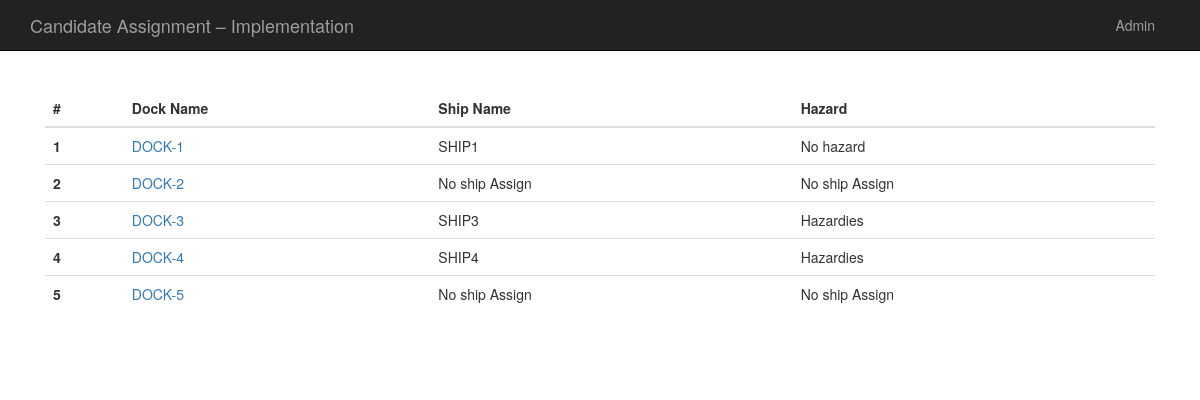
The page / on the database its author committed.
### dock/models.py (models this page shows, shortened)
class Dock(models.Model):
    name = models.CharField(
        _('Dock unique identifier'),
        max_length=150,
        unique=True,
    )
    class Meta:
        verbose_name = _('Dock')
        verbose_name_plural = _('Docks')
    def __unicode__(self):
        return self.name

### ship/models.py (models this page shows)
class Ship(models.Model):
    name = models.CharField(
        _('Ship unique identifier'),
        max_length=150,
        unique=True,
    )
    arrival_time = models.DateTimeField(
        _('Ship arrival time'),
    )
    description = models.TextField(
        _("Historic overview"),
    )
    class Meta:
        verbose_name = _('Ship')
        verbose_name_plural = _('Ships')
    def __unicode__(self):
        return self.name
    def get_hazard_status(self):
        if Container.objects.filter(ship=self, hazard__in=['1', '2']).exists():
            return "Hazardies"
        return "No hazard"

### ship/views.py (the view)
# urls.py: 2. Add a URL to urlpatterns:  url(r'^$', views.home, name='home')
def home(request):
    result = []
    for item in Dock.objects.all():
        try:
            ship = Job.objects.filter(dock=item, job_status='2').order_by('-id')[0].ship
        except IndexError:
            ship = None
        result.append(
            {
                'dock': item,
                'ship': ship
            }
        )
    context = {
        'result': result
    }
    return render(request, 'index.html', context)

### templates/index.html
{% extends 'base.html' %}
{% load staticfiles %}
{% block content %}
    <div class="starter-template">
        <table class="table">
            <thead>
                <tr>
                    <th>#</th>
                    <th>Dock Name</th>
                    <th>Ship Name</th>
                    <th>Hazard</th>
                </tr>
            </thead>
            <tbody>
            {% for item in result %}
                <tr>
                    <th scope="row">{{ forloop.counter }}</th>
                    <td>
                        <a href="{% url 'dock_detail' id=item.dock.id %}">
                            {{ item.dock }}
                        </a>
                    </td>
                    <td>
                        {% if item.ship %}
                            {{ item.ship }}
                        {% else %}
                            No ship Assign
                        {%  endif %}
                    </td>
                    <td>
                        {% if item.ship %}
                            {{ item.ship.get_hazard_status }}
                        {% else %}
                            No ship Assign
                        {%  endif %}
                    </td>
                </tr>
            {% endfor %}
            </tbody>
        </table>
    </div>
{% endblock content %}

### templates/base.html (shortened to what this page needs)
{% load staticfiles %}
<!DOCTYPE html>
<html lang="en"><head>
    <link href="{% static 'css/bootstrap.css' %}" rel="stylesheet" type="text/css">
    <link href="{% static 'css/ie10-viewport-bug-workaround.css' %}" rel="stylesheet" type="text/css">
    <link href="{% static 'css/starter-template.css' %}" rel="stylesheet" type="text/css">
  </head>
  <body>
    <nav class="navbar navbar-inverse navbar-fixed-top">
      <div class="container">
        <div class="navbar-header">
          <a class="navbar-brand" href="{% url 'home' %}">Candidate Assignment – Implementation</a>
        </div>
        <div id="navbar" class="collapse navbar-collapse pull-right">
          <ul class="nav navbar-nav">
            <li><a href="/admin/">Admin</a></li>
          </ul>
        </div>
      </div>
    </nav>
    <div class="container">
    {% block content %}
    {% endblock %}
    </div>
</body></html>

### static/css/starter-template.css (style rules this page uses)
body { padding-top: 50px; }
.starter-template { padding: 40px 15px; }

### rows shown on the page
Dock: dock "DOCK-1", ship "SHIP1", ship.get_hazard_status "No hazard"
Dock: dock "DOCK-2", shows "No ship Assign"
Dock: dock "DOCK-3", ship "SHIP3", ship.get_hazard_status "Hazardies"
Dock: dock "DOCK-4", ship "SHIP4", ship.get_hazard_status "Hazardies"
Dock: dock "DOCK-5", shows "No ship Assign"
